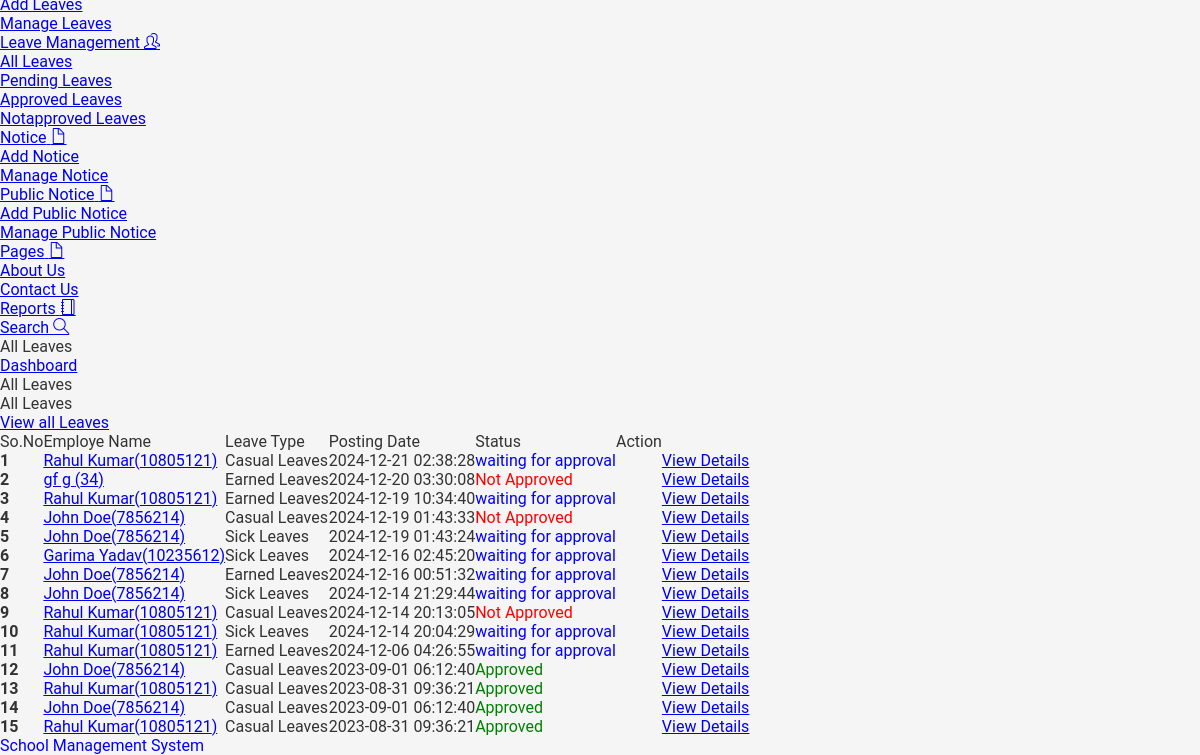
/studentms/admin/leaves.php (signed in, lower part), run on an earlier commit of the app's database.
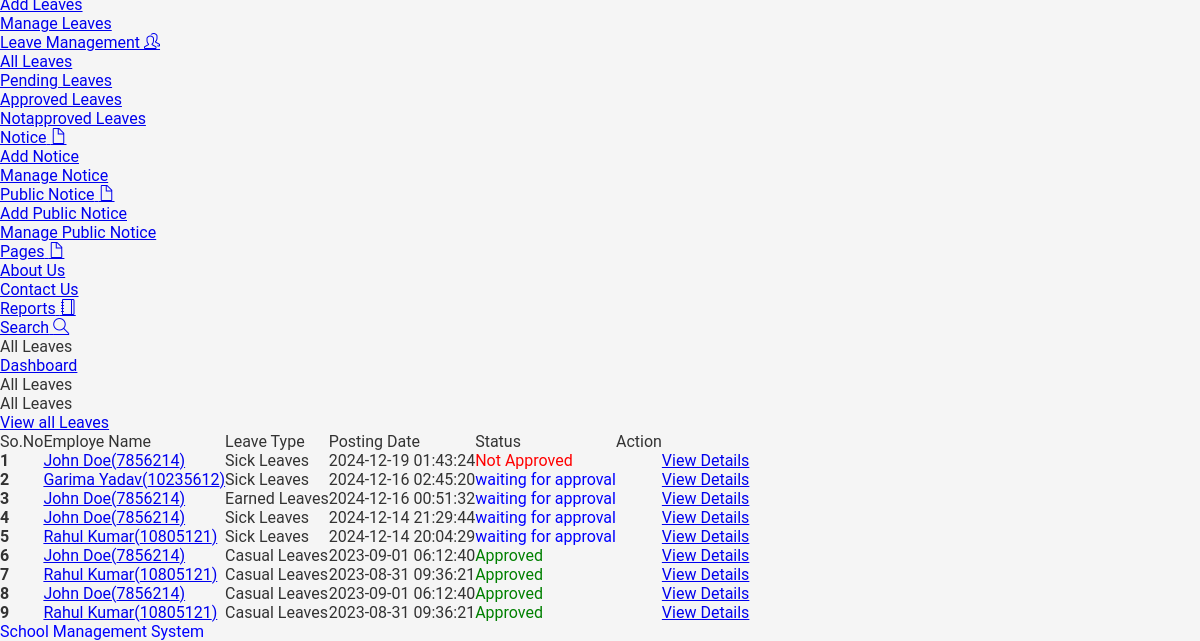
And on a later commit of the database.
### tables this page shows
CREATE TABLE IF NOT EXISTS `tblleaves` (
  `id` int NOT NULL AUTO_INCREMENT,
  `LeaveType` varchar(110) DEFAULT NULL,
  `ToDate` varchar(120) DEFAULT NULL,
  `FromDate` varchar(120) DEFAULT NULL,
  `Description` mediumtext,
  `PostingDate` timestamp NULL DEFAULT CURRENT_TIMESTAMP,
  `AdminRemark` mediumtext,
  `AdminRemarkDate` varchar(120) DEFAULT NULL,
  `Status` int DEFAULT NULL,
  `IsRead` int DEFAULT NULL,
  `empid` int DEFAULT NULL,
  PRIMARY KEY (`id`),
  KEY `empid` (`empid`)
);

CREATE TABLE IF NOT EXISTS `tblemployees` (
  `id` int NOT NULL AUTO_INCREMENT,
  `EmpId` varchar(100) NOT NULL,
  `FirstName` varchar(150) DEFAULT NULL,
  `LastName` varchar(150) DEFAULT NULL,
  `EmailId` varchar(200) DEFAULT NULL,
  `ClassId` int DEFAULT NULL,
  `Password` varchar(180) DEFAULT NULL,
  `Gender` varchar(100) DEFAULT NULL,
  `Dob` varchar(100) DEFAULT NULL,
  `Subjects` varchar(255) DEFAULT NULL,
  `Address` varchar(255) DEFAULT NULL,
  `City` varchar(200) DEFAULT NULL,
  `Country` varchar(150) DEFAULT NULL,
  `Phonenumber` char(11) DEFAULT NULL,
  `Status` int DEFAULT NULL,
  `RegDate` timestamp NULL DEFAULT CURRENT_TIMESTAMP,
  PRIMARY KEY (`id`)
);

### studentms/admin/leaves.php (the view, shortened to what this page needs)
<?php
include('includes/dbconnection.php');
if(strlen($_SESSION['sturecmsaid'])==0)
    {
header('location:index.php');
}
else{
 ?>
<!DOCTYPE html>
<html lang="en">
    <head>
    <link rel="stylesheet" href="vendors/simple-line-icons/css/simple-line-icons.css">
    <link rel="stylesheet" href="vendors/flag-icon-css/css/flag-icon.min.css">
    <link rel="stylesheet" href="vendors/css/vendor.bundle.base.css">
    <link rel="stylesheet" href="./vendors/daterangepicker/daterangepicker.css">
    <link rel="stylesheet" href="./vendors/chartist/chartist.min.css">
    <link rel="stylesheet" href="./css/style.css">
    </head>
    <body>
    <div class="container-scroller">
      <div class="container-fluid page-body-wrapper">
        <?php include_once('includes/sidebar.php');?>
        <div class="main-panel">
          <div class="content-wrapper">
             <div class="page-header">
              <h3 class="page-title"> All Leaves</h3>
              <nav aria-label="breadcrumb">
                <ol class="breadcrumb">
                  <li class="breadcrumb-item"><a href="dashboard.php">Dashboard</a></li>
                  <li class="breadcrumb-item active" aria-current="page"> All Leaves</li>
                </ol>
              </nav>
            </div>
            <div class="row">
              <div class="col-md-12 grid-margin stretch-card">
                <div class="card">
                  <div class="card-body">
                    <div class="d-sm-flex align-items-center mb-4">
                      <h4 class="card-title mb-sm-0">All Leaves</h4>
                      <a href="#" class="text-dark ml-auto mb-3 mb-sm-0"> View all Leaves</a>
                    </div>
                    <div class="table-responsive border rounded p-1">
                      <table class="table">
                                        <tr>
                                            <th class="font-weight-bold">So.No</th>
                                            <th class="font-weight-bold">Employe Name</th>
                                            <th class="font-weight-bold">Leave Type</th>
                                             <th class="font-weight-bold">Posting Date</th>
                                            <th class="font-weight-bold">Status</th>
                                            <th class="font-weight-bold">Action</th>
                                        </tr>
                                    <tbody>
<?php $sql = "SELECT tblleaves.id as lid,tblemployees.FirstName,tblemployees.LastName,tblemployees.EmpId,tblemployees.id,tblleaves.LeaveType,tblleaves.PostingDate,tblleaves.Status from tblleaves join tblemployees on tblleaves.empid=tblemployees.id order by lid desc";
$query = $dbh -> prepare($sql);
$query->execute();
$results=$query->fetchAll(PDO::FETCH_OBJ);
$cnt=1;
if($query->rowCount() > 0)
{
foreach($results as $result)
{
      ?>
                                        <tr>
                                            <td> <b><?php echo htmlentities($cnt);?></b></td>
                                              <td><a href="editemployee.php?empid=<?php echo htmlentities($result->id);?>" target="_blank"><?php echo htmlentities($result->FirstName." ".$result->LastName);?>(<?php echo htmlentities($result->EmpId);?>)</a></td>
                                            <td><?php echo htmlentities($result->LeaveType);?></td>
                                            <td><?php echo htmlentities($result->PostingDate);?></td>
                                                                       <td><?php $stats=$result->Status;
if($stats==1){
                                             ?>
                                                 <span style="color: green">Approved</span>
                                                 <?php } if($stats==2)  { ?>
                                                <span style="color: red">Not Approved</span>
                                                 <?php } if($stats==0)  { ?>
 <span style="color: blue">waiting for approval</span>
 <?php } ?>
                                             </td>
          <td>
           <td><a href="leave-details.php?leaveid=<?php echo htmlentities($result->lid);?>" class="btn btn-primary mr-2"  > View Details</a></td>
                                    </tr>
                                         <?php $cnt++;} }?>
                                    </tbody>
                                </table>
                            </div>
                        </div>
                    </div>
                </div>
        </div>
          <?php include_once('includes/footer.php');?>
        </div>
      </div>
    </div>
    </body>
</html>
<?php } ?>

What changed in the data, as far as the page shows it:
removed tblleaves: tblemployees.FirstName+LastName "Rahul Kumar", tblemployees.EmpId "10805121", LeaveType "Casual Leaves", PostingDate "2024-12-21 02:38:28", Status "waiting for approval"
removed tblleaves: tblemployees.FirstName+LastName "gf g", tblemployees.EmpId "34", LeaveType "Earned Leaves", PostingDate "2024-12-20 03:30:08", Status "Not Approved"
removed tblleaves: tblemployees.FirstName+LastName "Rahul Kumar", tblemployees.EmpId "10805121", LeaveType "Earned Leaves", PostingDate "2024-12-19 10:34:40", Status "waiting for approval"
removed tblleaves: tblemployees.FirstName+LastName "John Doe", tblemployees.EmpId "7856214", LeaveType "Casual Leaves", PostingDate "2024-12-19 01:43:33", Status "Not Approved"
removed tblleaves: tblemployees.FirstName+LastName "Rahul Kumar", tblemployees.EmpId "10805121", LeaveType "Casual Leaves", PostingDate "2024-12-14 20:13:05", Status "Not Approved"
removed tblleaves: tblemployees.FirstName+LastName "Rahul Kumar", tblemployees.EmpId "10805121", LeaveType "Earned Leaves", PostingDate "2024-12-06 04:26:55", Status "waiting for approval"
changed tblleaves (number 1 of 9 on the later page): Status "waiting for approval" → "Not Approved"
